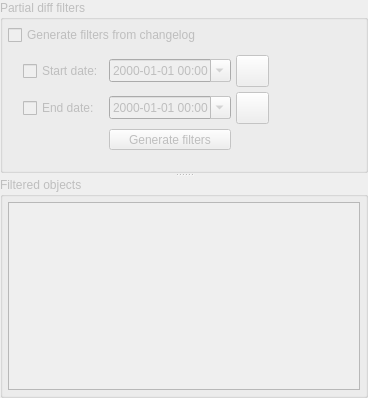
             <widget class="QSplitter" name="pd_splitter">
              <property name="orientation">
               <enum>Qt::Orientation::Vertical</enum>
              </property>
              <property name="childrenCollapsible">
               <bool>false</bool>
              </property>
              <widget class="QGroupBox" name="pd_filters_gb">
               <property name="enabled">
                <bool>false</bool>
               </property>
               <property name="sizePolicy">
                <sizepolicy hsizetype="Expanding" vsizetype="Expanding">
                 <horstretch>0</horstretch>
                 <verstretch>0</verstretch>
                </sizepolicy>
               </property>
               <property name="title">
                <string>Partial diff filters</string>
               </property>
               <layout class="QVBoxLayout" name="verticalLayout_11">
                <property name="spacing">
                 <number>5</number>
                </property>
                <property name="leftMargin">
                 <number>5</number>
                </property>
                <property name="topMargin">
                 <number>5</number>
                </property>
                <property name="rightMargin">
                 <number>5</number>
                </property>
                <property name="bottomMargin">
                 <number>5</number>
                </property>
                <item>
                 <layout class="QVBoxLayout" name="verticalLayout_10">
                  <property name="spacing">
                   <number>5</number>
                  </property>
                  <item>
                   <widget class="QCheckBox" name="gen_filters_from_log_chk">
                    <property name="sizePolicy">
                     <sizepolicy hsizetype="Expanding" vsizetype="Fixed">
                      <horstretch>0</horstretch>
                      <verstretch>0</verstretch>
                     </sizepolicy>
                    </property>
                    <property name="toolTip">
                     <string>&lt;p&gt;Generate filters by querying the model's internal changelog and comparing their modification date/time against the provided date/time interval.&lt;/p&gt;</string>
                    </property>
                    <property name="text">
                     <string>Generate filters from changelog</string>
                    </property>
                   </widget>
                  </item>
                  <item>
                   <layout class="QGridLayout" name="gridLayout_15">
                    <property name="spacing">
                     <number>5</number>
                    </property>
                    <item row="0" column="0">
                     <widget class="QWidget" name="dates_wgt" native="true">
                      <layout class="QGridLayout" name="gridLayout_14">
                       <property name="leftMargin">
                        <number>15</number>
                       </property>
                       <property name="topMargin">
                        <number>5</number>
                       </property>
                       <property name="rightMargin">
                        <number>5</number>
                       </property>
                       <property name="bottomMargin">
                        <number>15</number>
                       </property>
                       <property name="spacing">
                        <number>5</number>
                       </property>
                       <item row="1" column="3" rowspan="2">
                        <spacer name="horizontalSpacer_11">
                         <property name="orientation">
                          <enum>Qt::Orientation::Horizontal</enum>
                         </property>
                         <property name="sizeHint" stdset="0">
                          <size>
                           <width>86</width>
                           <height>68</height>
                          </size>
                         </property>
                        </spacer>
                       </item>
                       <item row="1" column="2">
                        <widget class="QToolButton" name="first_change_dt_tb">
                         <property name="enabled">
                          <bool>false</bool>
                         </property>
                         <property name="sizePolicy">
                          <sizepolicy hsizetype="Preferred" vsizetype="Preferred">
                           <horstretch>0</horstretch>
                           <verstretch>0</verstretch>
                          </sizepolicy>
                         </property>
                         <property name="toolTip">
                          <string>Use the first change date of the changelog</string>
                         </property>
                         <property name="text">
                          <string/>
                         </property>
                         <property name="icon">
                          <iconset resource="../../res/resources.qrc">
                           <normaloff>:/icons/icons/changelog.png</normaloff>:/icons/icons/changelog.png</iconset>
                         </property>
                         <property name="iconSize">
                          <size>
                           <width>25</width>
                           <height>25</height>
                          </size>
                         </property>
                         <property name="toolButtonStyle">
                          <enum>Qt::ToolButtonStyle::ToolButtonIconOnly</enum>
                         </property>
                         <property name="autoRaise">
                          <bool>false</bool>
                         </property>
                        </widget>
                       </item>
                       <item row="1" column="0">
                        <widget class="QCheckBox" name="start_date_chk">
                         <property name="text">
                          <string>Start date:</string>
                         </property>
                        </widget>
                       </item>
                       <item row="1" column="1">
                        <widget class="QDateTimeEdit" name="start_date_dt">
                         <property name="enabled">
                          <bool>false</bool>
                         </property>
                         <property name="sizePolicy">
                          <sizepolicy hsizetype="Preferred" vsizetype="Fixed">
                           <horstretch>0</horstretch>
                           <verstretch>0</verstretch>
                          </sizepolicy>
                         </property>
                         <property name="accelerated">
                          <bool>false</bool>
                         </property>
                         <property name="showGroupSeparator" stdset="0">
                          <bool>false</bool>
                         </property>
                         <property name="minimumDate">
                          <date>
                           <year>1752</year>
                           <month>9</month>
                           <day>20</day>
                          </date>
                         </property>
                         <property name="displayFormat">
                          <string>yyyy-MM-dd HH:mm</string>
                         </property>
                         <property name="calendarPopup">
                          <bool>true</bool>
                         </property>
                        </widget>
                       </item>
                       <item row="2" column="1">
                        <widget class="QDateTimeEdit" name="end_date_dt">
                         <property name="enabled">
                          <bool>false</bool>
                         </property>
                         <property name="sizePolicy">
                          <sizepolicy hsizetype="Preferred" vsizetype="Fixed">
                           <horstretch>0</horstretch>
                           <verstretch>0</verstretch>
                          </sizepolicy>
                         </property>
                         <property name="displayFormat">
                          <string>yyyy-MM-dd HH:mm</string>
                         </property>
                         <property name="calendarPopup">
                          <bool>true</bool>
                         </property>
                        </widget>
                       </item>
                       <item row="2" column="2">
                        <widget class="QToolButton" name="last_change_dt_tb">
                         <property name="enabled">
                          <bool>false</bool>
                         </property>
                         <property name="sizePolicy">
                          <sizepolicy hsizetype="Preferred" vsizetype="Preferred">
                           <horstretch>0</horstretch>
                           <verstretch>0</verstretch>
                          </sizepolicy>
                         </property>
                         <property name="toolTip">
                          <string>Use the last change date of the changelog</string>
                         </property>
                         <property name="text">
                          <string/>
                         </property>
                         <property name="icon">
                          <iconset resource="../../res/resources.qrc">
                           <normaloff>:/icons/icons/changelog.png</normaloff>:/icons/icons/changelog.png</iconset>
                         </property>
                         <property name="iconSize">
                          <size>
                           <width>25</width>
                           <height>25</height>
                          </size>
                         </property>
                         <property name="toolButtonStyle">
                          <enum>Qt::ToolButtonStyle::ToolButtonIconOnly</enum>
                         </property>
                         <property name="autoRaise">
                          <bool>false</bool>
                         </property>
                        </widget>
                       </item>
                       <item row="2" column="0">
                        <widget class="QCheckBox" name="end_date_chk">
                         <property name="enabled">
                          <bool>false</bool>
                         </property>
                         <property name="text">
                          <string>End date:</string>
                         </property>
                        </widget>
                       </item>
                       <item row="3" column="1">
                        <widget class="QToolButton" name="generate_filters_tb">
                         <property name="enabled">
                          <bool>false</bool>
                         </property>
                         <property name="sizePolicy">
                          <sizepolicy hsizetype="Preferred" vsizetype="Fixed">
                           <horstretch>0</horstretch>
                           <verstretch>0</verstretch>
                          </sizepolicy>
                         </property>
                         <property name="toolTip">
                          <string/>
                         </property>
                         <property name="text">
                          <string>Generate filters</string>
                         </property>
                         <property name="icon">
                          <iconset resource="../../res/resources.qrc">
                           <normaloff>:/icons/icons/filter.png</normaloff>:/icons/icons/filter.png</iconset>
                         </property>
                         <property name="iconSize">
                          <size>
                           <width>25</width>
                           <height>25</height>
                          </size>
                         </property>
                         <property name="toolButtonStyle">
                          <enum>Qt::ToolButtonStyle::ToolButtonTextBesideIcon</enum>
                         </property>
                        </widget>
                       </item>
                      </layout>
                     </widget>
                    </item>
                   </layout>
                  </item>
                 </layout>
                </item>
               </layout>
              </widget>
              <widget class="QGroupBox" name="pd_filtered_objs_gb">
               <property name="enabled">
                <bool>false</bool>
               </property>
               <property name="sizePolicy">
                <sizepolicy hsizetype="Expanding" vsizetype="Expanding">
                 <horstretch>0</horstretch>
                 <verstretch>0</verstretch>
                </sizepolicy>
               </property>
               <property name="title">
                <string>Filtered objects</string>
               </property>
               <layout class="QVBoxLayout" name="verticalLayout_9">
                <property name="spacing">
                 <number>5</number>
                </property>
                <property name="leftMargin">
                 <number>5</number>
                </property>
                <property name="topMargin">
                 <number>5</number>
                </property>
                <property name="rightMargin">
                 <number>5</number>
                </property>
                <property name="bottomMargin">
                 <number>5</number>
                </property>
                <item>
                 <widget class="QTableView" name="filtered_objs_view">
                  <property name="editTriggers">
                   <set>QAbstractItemView::EditTrigger::NoEditTriggers</set>
                  </property>
                  <property name="alternatingRowColors">
                   <bool>true</bool>
                  </property>
                  <property name="selectionMode">
                   <enum>QAbstractItemView::SelectionMode::NoSelection</enum>
                  </property>
                  <property name="selectionBehavior">
                   <enum>QAbstractItemView::SelectionBehavior::SelectItems</enum>
                  </property>
                  <property name="iconSize">
                   <size>
                    <width>22</width>
                    <height>22</height>
                   </size>
                  </property>
                  <property name="sortingEnabled">
                   <bool>true</bool>
                  </property>
                  <attribute name="horizontalHeaderStretchLastSection">
                   <bool>true</bool>
                  </attribute>
                 </widget>
                </item>
               </layout>
              </widget>
             </widget>
